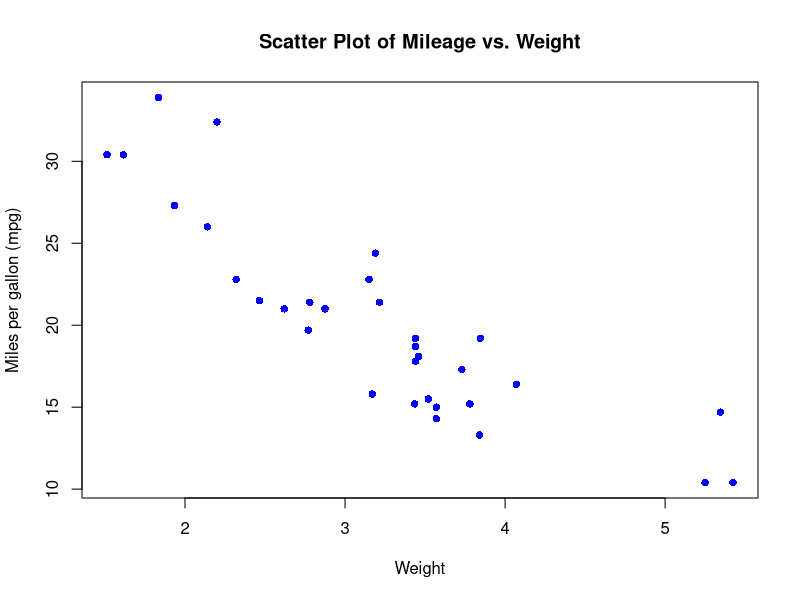
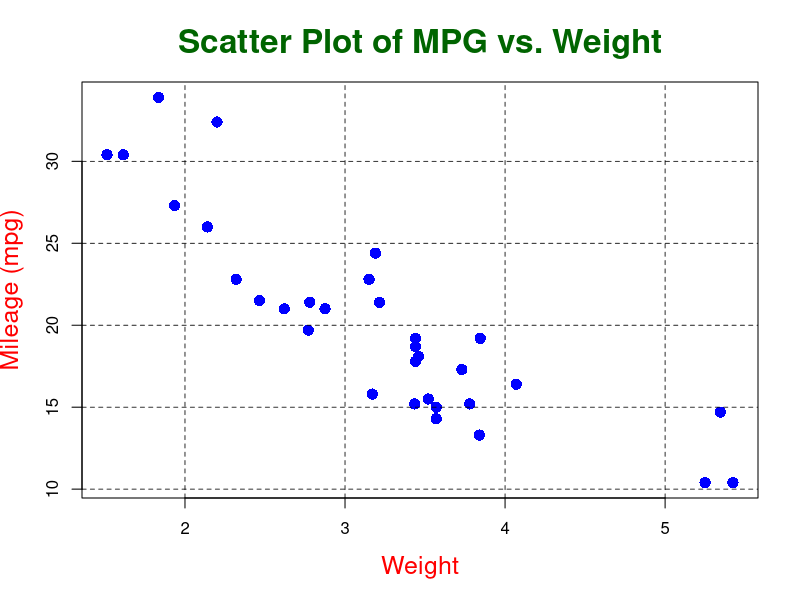
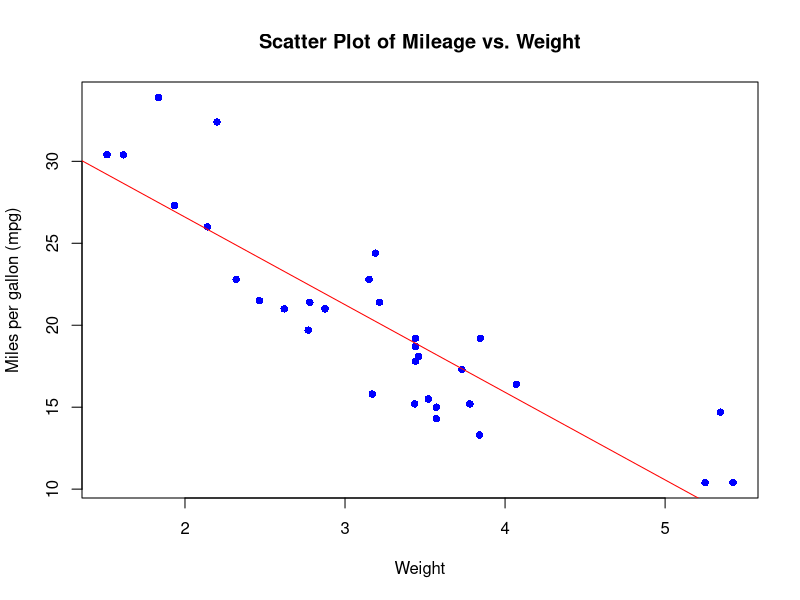
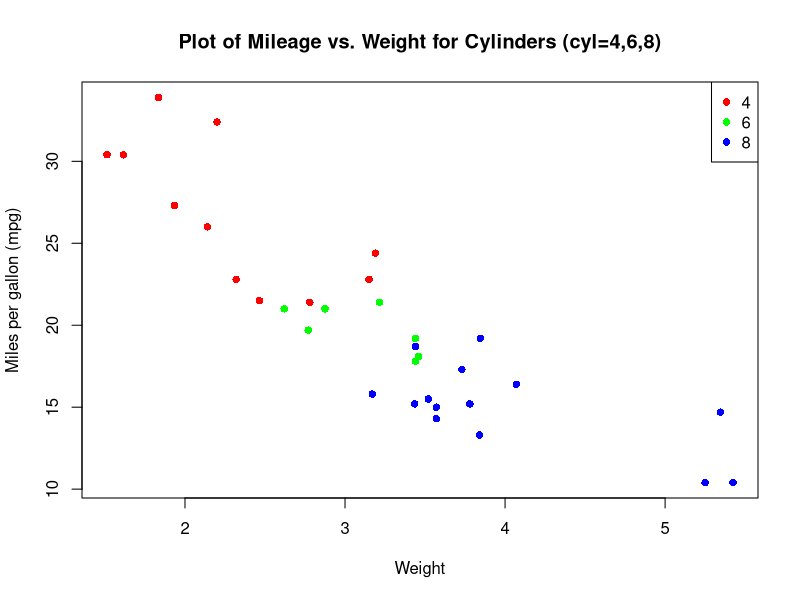
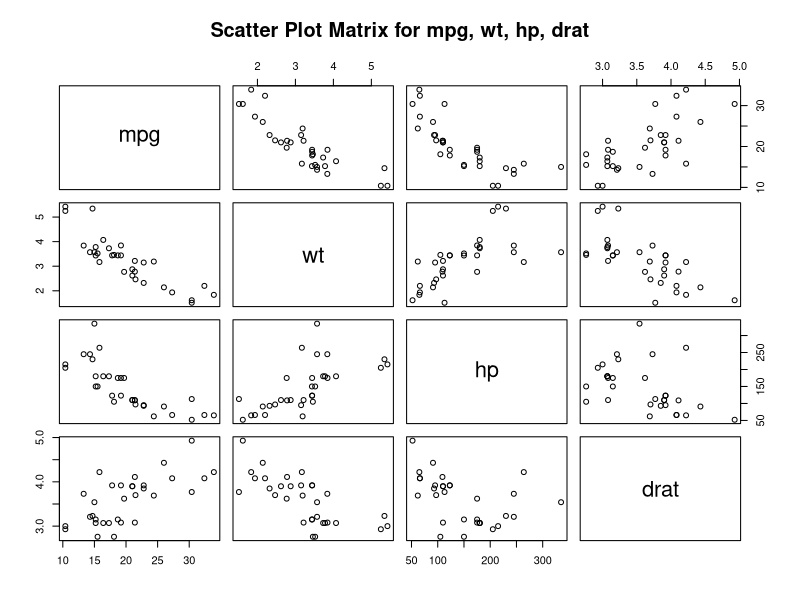
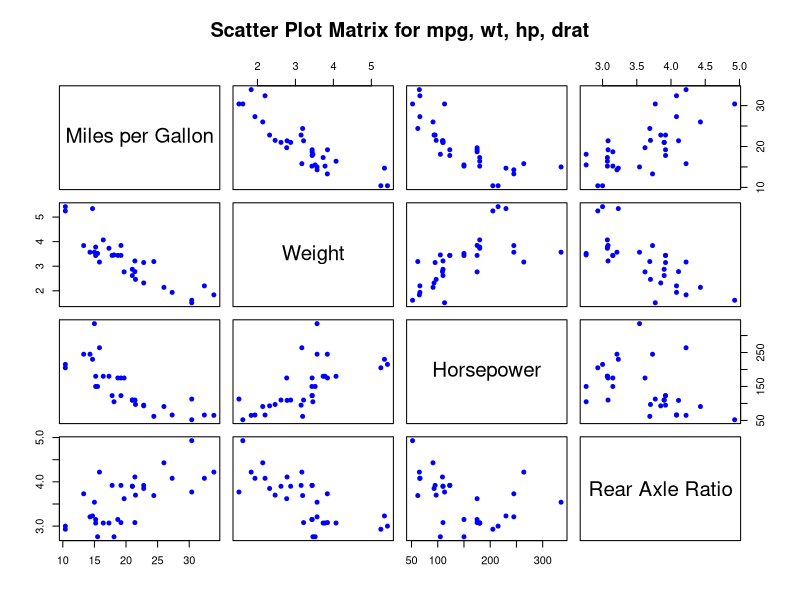
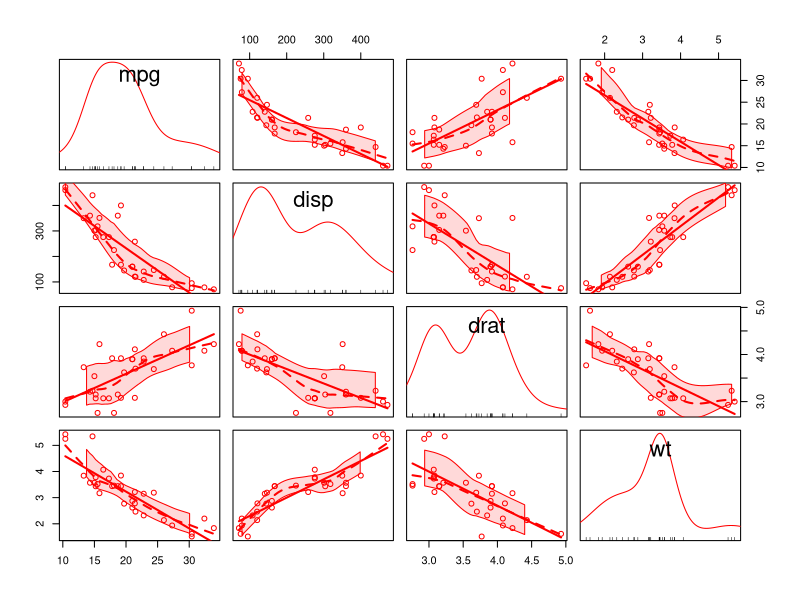
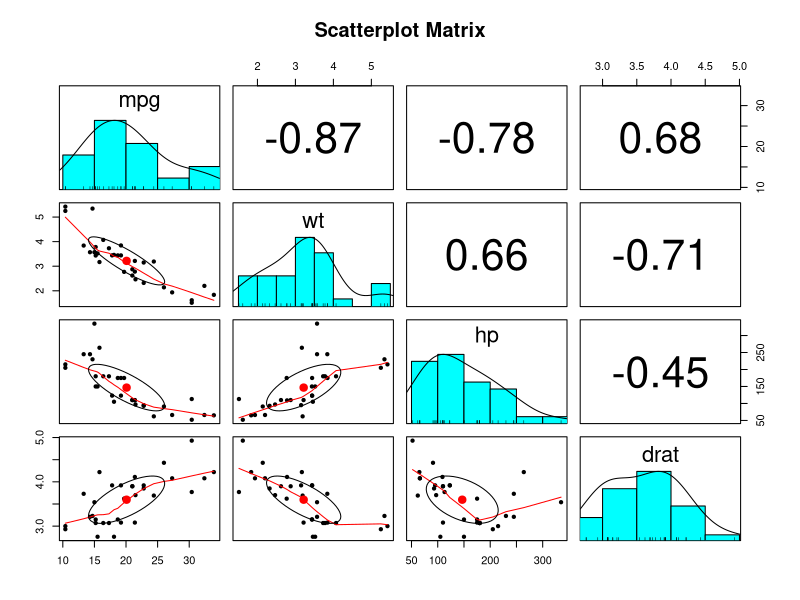

The R script that drew these images, in order:
## ---- chunk 1
# Load the required libraries, suppressing annoying startup messages
library(dplyr, quietly = TRUE, warn.conflicts = FALSE)
library(tibble, quietly = TRUE, warn.conflicts = FALSE)
library(knitr, quietly = TRUE, warn.conflicts = FALSE) 
library(ggplot2, quietly = TRUE, warn.conflicts = FALSE)
library(car, quietly = TRUE, warn.conflicts = FALSE) 
library(psych, quietly = TRUE, warn.conflicts = FALSE) 
library(GGally, quietly = TRUE, warn.conflicts = FALSE)

# Read the mtcars dataset into a tibble called tb
data(mtcars)
tb <- as_tibble(mtcars)

# Convert relevant columns into factor variables
tb$cyl <- as.factor(tb$cyl) # cyl = {4,6,8}, number of cylinders
tb$am <- as.factor(tb$am) # am = {0,1}, 0:automatic, 1: manual transmission
tb$vs <- as.factor(tb$vs) # vs = {0,1}, v-shaped engine, 0:no, 1:yes
tb$gear <- as.factor(tb$gear) # gear = {3,4,5}, number of gears

# Directly access the data columns of tb, without tb$mpg
attach(tb)
## ---- chunk 2
# Create a scatter plot of Miles per Gallon (mpg) vs. Weight
plot(wt, 
     mpg, 
     main = "Scatter Plot of Mileage vs. Weight", # Set the title 
     xlab = "Weight",                # Label for the x-axis
     ylab = "Miles per gallon (mpg)",# Label for the y-axis
     pch = 16,                       # Use filled circles as data points
     col = "blue"                    # Set the color of the points to blue
     )
## ---- chunk 3
# Create a scatter plot of Mileage (mpg) vs. Weight
plot(wt, 
     mpg, 
     main = "Scatter Plot of MPG vs. Weight",  # Set the plot title
     xlab = "Weight",        # Label for the x-axis
     ylab = "Mileage (mpg)", # Label for the y-axis
     pch = 16,               # Use filled circles as data points
     cex = 1.5,              # Increase the size of data points
     col = "blue",           # Set the color of data points to blue
     col.lab = "red",        # Set the color of axis labels to red
     cex.lab = 1.5,          # Increase the size of axis labels
     col.main = "darkgreen", # Set the color of the plot title to dark green
     cex.main = 2,           # Increase the size of the plot title
     bg = "gray"             # Set the background color to gray
     )
# Add a grid with black dashed lines of width 0.8
grid(col = "black", 
     lty = "dashed", 
     lwd = 0.8)
## ---- chunk 4
# Create a scatter plot of Miles per gallon (mpg) vs. Weight 
# with blue data points
plot(tb$wt, 
     tb$mpg, 
     main = "Scatter Plot of Mileage vs. Weight",  # Set the plot title
     xlab = "Weight",                  # Label for the x-axis
     ylab = "Miles per gallon (mpg)",  # Label for the y-axis
     pch = 16,                         # Use filled circles as data points
     col = "blue"                      # Set the color of data points to blue
     )

# Fit a linear model to the data
fit <- lm(tb$mpg ~ tb$wt)

# Add a red regression line to the plot
abline(fit, col = "red")
## ---- chunk 5
# Create a scatter plot of Miles per gallon (mpg) vs. Weight, 
# where points are colored by the number of cylinders (cyl)
plot(tb$wt, 
     tb$mpg, 
     main = "Plot of Mileage vs. Weight for Cylinders (cyl=4,6,8)",
     xlab = "Weight", 
     ylab = "Miles per gallon (mpg)", 
     pch = 16,  # Use filled circles as data points
     col = c("red", "green", "blue")[tb$cyl]  # Color points on cyl
     )

# Add a legend to the top-right corner of the plot
legend("topright", 
       legend = levels(tb$cyl),  # Display legend labels for each cylinder
       col = c("red", "green", "blue"),  # Define colors for the legend
       pch = 16)  # Use filled circles as legend symbols
## ---- chunk 6
# Define the columns we want to include in the scatter plot matrix
columns <- c("mpg", "wt", "hp", "drat")

# Create a scatter plot matrix using the selected columns from the data frame
pairs(tb[, columns], 
      main = "Scatter Plot Matrix for mpg, wt, hp, drat" # Set the title
)
## ---- chunk 7
# Create a scatter plot matrix for the columns "mpg," "wt," "hp," and "drat"
pairs(tb[, c("mpg", "wt", "hp", "drat")],  # Subset the data
      main = "Scatter Plot Matrix for mpg, wt, hp, drat",  # title 
      pch = 19,  # Set the point character (solid circles)
      labels = c("Miles per Gallon", "Weight", "Horsepower", "Rear Axle Ratio"), 
      col = "blue",  # Set point color to blue
      cex = 0.8  # Set the size of the points
      )
## ---- chunk 8
# Load the car package
library(car)

# Create a scatterplot matrix using scatterplotMatrix()
scatterplotMatrix(data = tb,
                  ~ mpg + disp + drat + wt,  # variables 
                  col = c("red"))  # Set the point color to red
## ---- chunk 9
# Load the 'psych' library, which contains the 'pairs.panels()' function
library(psych)

# Create a scatterplot matrix using the 'pairs.panels()' function
# Select the columns "mpg", "wt", "hp", and "drat" 
# Set the main title of the scatterplot matrix to "Scatterplot Matrix"
pairs.panels(tb[, c("mpg", "wt", "hp", "drat")], 
             main = "Scatterplot Matrix")
## ---- chunk 10
# Load the 'GGally' package, which contains the 'ggpairs()' function
library(GGally)

# Create a scatterplot matrix using the 'ggpairs()' function
# Select the columns "mpg", "wt", "hp", and "drat"
ggpairs(tb[, c("mpg", "wt", "hp", "drat")])
